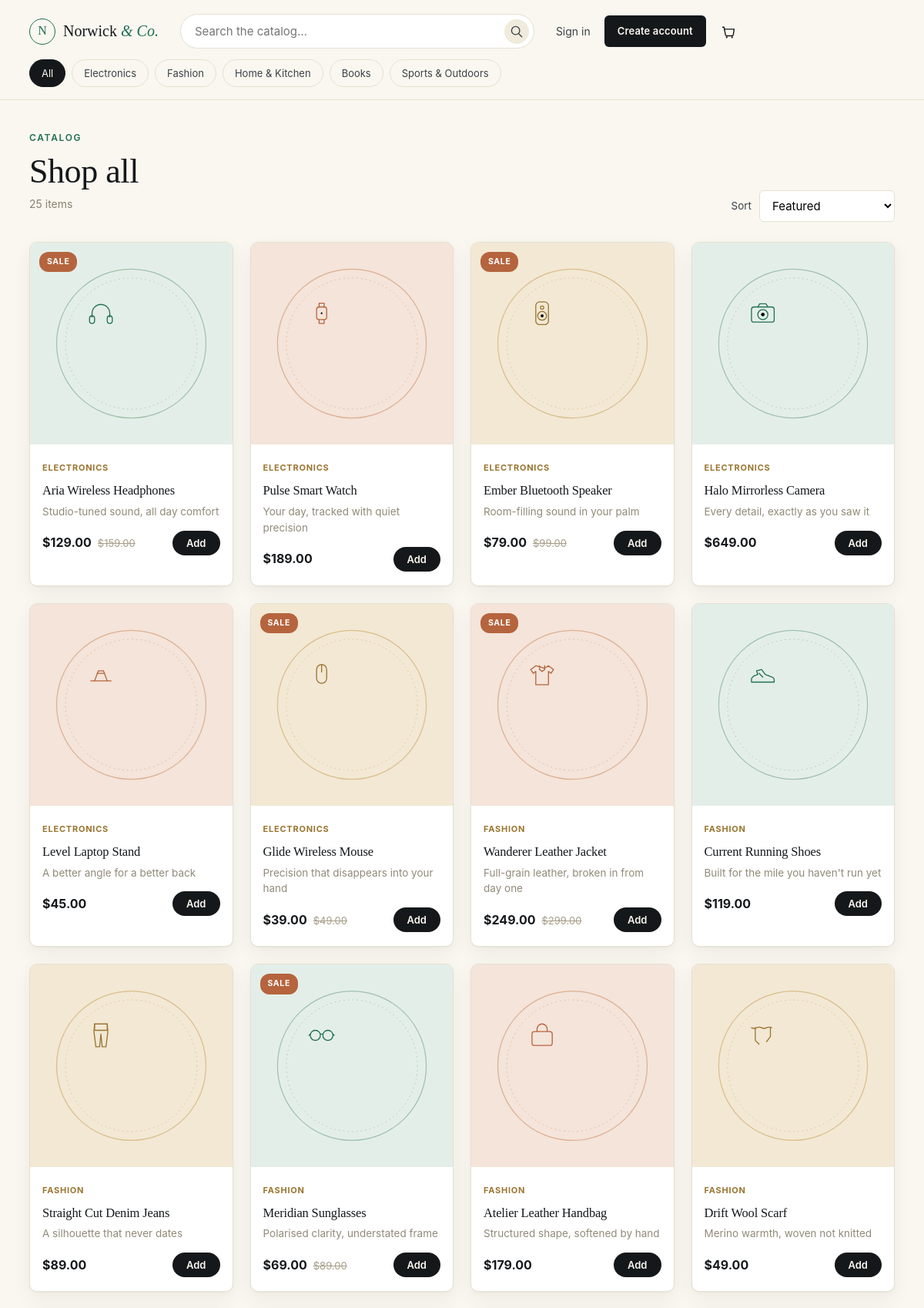
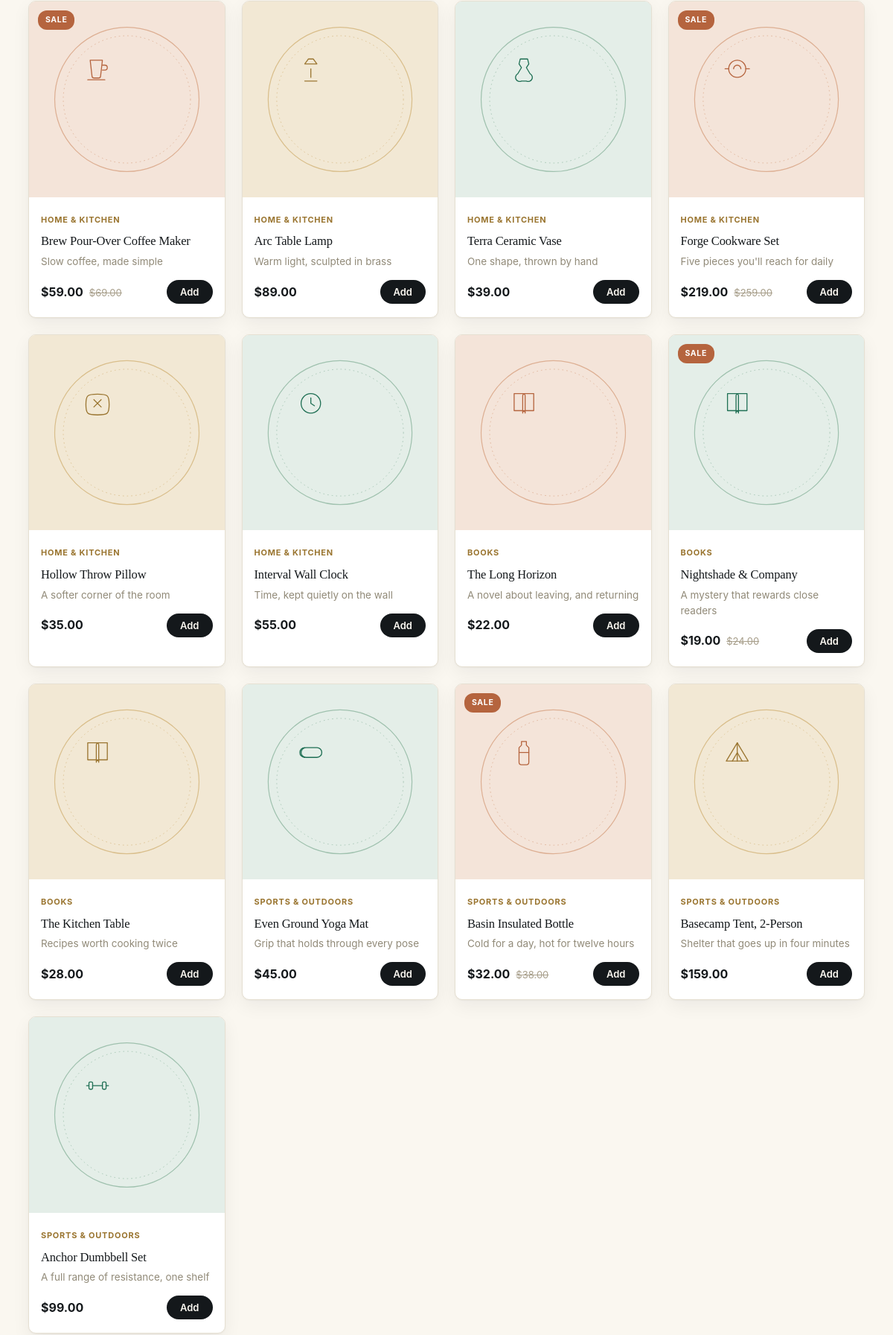
Page /shop (upper part) on the committed database (2 pictures, top to bottom).
### models.py (models this page shows)
class Product(Base):
    __tablename__ = "products"
    id = Column(Integer, primary_key=True, index=True)
    name = Column(String(150), nullable=False)
    slug = Column(String(160), unique=True, index=True, nullable=False)
    category = Column(String(80), index=True, nullable=False)
    price = Column(Float, nullable=False)
    compare_price = Column(Float, nullable=True)
    description = Column(Text, nullable=False)
    tagline = Column(String(200), nullable=False, default="")
    icon_key = Column(String(50), nullable=False)
    accent = Column(String(20), nullable=False, default="emerald")
    stock = Column(Integer, default=25)
    rating = Column(Float, default=4.5)
    reviews = Column(Integer, default=120)

### main.py (the view)
@app.get("/shop", response_class=HTMLResponse)
def shop(request: Request, db: Session = Depends(get_db), category: str = "", q: str = "", sort: str = ""):
    query = db.query(Product)
    if category and category in CATEGORIES:
        query = query.filter(Product.category == category)
    if q:
        like = f"%{q}%"
        query = query.filter(Product.name.ilike(like))
    if sort == "price_low":
        query = query.order_by(Product.price.asc())
    elif sort == "price_high":
        query = query.order_by(Product.price.desc())
    elif sort == "rating":
        query = query.order_by(Product.rating.desc())
    else:
        query = query.order_by(Product.id.asc())
    products = query.all()
    ctx = base_context(request, db, products=products, active_category=category, q=q, sort=sort)
    return templates.TemplateResponse("shop.html", ctx)

### templates/shop.html (shortened to what this page needs)
{% extends "base.html" %}
{% block content %}
<section class="wrap shop-head">
  <div>
    <span class="eyebrow">{{ 'Search results' if q else 'Catalog' }}</span>
    <h1>{{ active_category if active_category else ('Results for “' ~ q ~ '”' if q else 'Shop all') }}</h1>
    <p class="muted">{{ products|length }} item{{ '' if products|length == 1 else 's' }}</p>
  </div>
  <form class="sort-form" action="/shop" method="get">
    <label for="sort">Sort</label>
    <select name="sort" id="sort" onchange="this.form.submit()">
      <option value="" {{ 'selected' if not sort else '' }}>Featured</option>
    </select>
  </form>
</section>
<section class="wrap">
  {% if products %}
  <div class="product-grid">
    {% for p in products %}{% include "_product_card.html" %}{% endfor %}
  </div>
  {% else %}
  <div class="empty-state">
    <h3>Nothing matches yet</h3>
    <p>Try another search term, or browse the full catalog instead.</p>
    <a href="/shop" class="btn btn-ink">View all products</a>
  </div>
  {% endif %}
</section>
{% endblock %}

### templates/_product_card.html (shortened to what this page needs)
<article class="product-card">
  <a href="/product/{{ p.slug }}" class="product-card-media accent-{{ p.accent }}">
    {% if p.compare_price %}<span class="tag tag-sale">Sale</span>{% endif %}
    <img src="/static/images/products/{{ p.slug }}.svg" alt="{{ p.name }}" loading="lazy">
  </a>
  <div class="product-card-body">
    <span class="product-card-cat">{{ p.category }}</span>
    <h3 class="product-card-name"><a href="/product/{{ p.slug }}">{{ p.name }}</a></h3>
    <p class="product-card-tagline">{{ p.tagline }}</p>
    <div class="product-card-foot">
      <div class="price">
        <span class="price-now">${{ "%.2f"|format(p.price) }}</span>
        {% if p.compare_price %}<span class="price-was">${{ "%.2f"|format(p.compare_price) }}</span>{% endif %}
      </div>
      <form action="/cart/add" method="post">
        <button type="submit" class="btn-add" aria-label="Add {{ p.name }} to cart">Add</button>
      </form>
    </div>
  </div>
</article>

### static/css/style.css (style rules this page uses)
:root { --ink: #14181B; --ink-soft: #3B4147; --paper: #FAF7F0; --paper-deep: #F1EBDD; --card: #FFFFFF; --mist: #E6E0D2; --emerald: #1F6F54; --emerald-deep: #164F3C; --clay: #B5643E; --gold: #9A7530; --danger: #A23B2E; --success-bg: #E9F1EC; --font-display: Georgia, 'Iowan Old Style', 'Palatino Linotype', 'Times New Roman', serif; --font-body: -apple-system, BlinkMacSystemFont, 'Segoe UI', Helvetica, Arial, sans-serif; --radius-s: 6px; --radius-m: 10px; --radius-l: 18px; --shadow-card: 0 1px 2px rgba(20,24,27,0.04), 0 8px 24px rgba(20,24,27,0.06); --shadow-hover: 0 4px 10px rgba(20,24,27,0.06), 0 16px 32px rgba(20,24,27,0.10); }
* { box-sizing: border-box; }
html { scroll-behavior: smooth; }
body { margin: 0; background: var(--paper); color: var(--ink); font-family: var(--font-body); font-size: 16px; line-height: 1.55; -webkit-font-smoothing: antialiased; }
img { max-width: 100%; display: block; }
a { color: inherit; text-decoration: none; }
button { font-family: inherit; cursor: pointer; }
input, select { font-family: inherit; font-size: 15px; }
.wrap { max-width: 1180px; margin: 0 auto; padding: 0 28px; }
h1, h2, h3, h4 { font-family: var(--font-display); font-weight: 400; margin: 0 0 8px; letter-spacing: -0.01em; }
h1 { font-size: 44px; line-height: 1.08; }
h3 { font-size: 19px; }
p { margin: 0 0 12px; color: var(--ink-soft); }
.muted { color: #8A8272; font-size: 14px; }
.eyebrow { display: block; font-family: var(--font-body); font-size: 12px; font-weight: 600; letter-spacing: 0.14em; text-transform: uppercase; color: var(--emerald); margin-bottom: 10px; }
.btn-add { background: var(--ink); color: var(--paper); border: none; border-radius: 20px; padding: 8px 18px; font-size: 13px; font-weight: 600; transition: background .2s; }
.product-grid { display: grid; grid-template-columns: repeat(4, 1fr); gap: 22px; }
.product-card { background: var(--card); border: 1px solid var(--mist); border-radius: var(--radius-m); overflow: hidden; box-shadow: var(--shadow-card); transition: box-shadow .2s ease, transform .2s ease; }
.product-card-media { position: relative; display: block; aspect-ratio: 1 / 1; overflow: hidden; }
.product-card-media img { width: 100%; height: 100%; object-fit: cover; }
.product-card-body { padding: 16px 16px 18px; }
.product-card-cat { font-size: 11px; font-weight: 700; text-transform: uppercase; letter-spacing: 0.07em; color: var(--gold); }
.product-card-name { font-size: 16.5px; margin: 6px 0 4px; }
.product-card-tagline { font-size: 13.5px; color: #918A78; margin-bottom: 14px; }
.product-card-foot { display: flex; align-items: center; justify-content: space-between; }
.price { display: flex; align-items: baseline; gap: 8px; }
.price-now { font-weight: 700; font-size: 16px; }
.price-was { font-size: 13px; color: #A79E8A; text-decoration: line-through; }
.tag { position: absolute; top: 12px; left: 12px; font-size: 10.5px; font-weight: 700; text-transform: uppercase; letter-spacing: 0.06em; padding: 5px 10px; border-radius: 12px; z-index: 2; }
.tag-sale { background: var(--clay); color: #fff; }
.accent-emerald { background: #E4EEE8; }
.accent-clay { background: #F4E4D9; }
.accent-gold { background: #F2E8D4; }
.shop-head { display: flex; align-items: flex-end; justify-content: space-between; padding: 40px 28px 26px; flex-wrap: wrap; gap: 16px; }
.sort-form { display: flex; align-items: center; gap: 10px; font-size: 13.5px; color: var(--ink-soft); }
.sort-form select { padding: 9px 12px; border-radius: var(--radius-s); border: 1px solid var(--mist); background: var(--card); }

### rows in the picture
Product: shows "SALE", slug (picture), category "ELECTRONICS", name "Aria Wireless Headphones", tagline "Studio-tuned sound, all day comfort", price "129.00", compare_price "159.00"
Product: slug (picture), category "ELECTRONICS", name "Pulse Smart Watch", tagline "Your day, tracked with quiet precision", price "189.00"
Product: shows "SALE", slug (picture), category "ELECTRONICS", name "Ember Bluetooth Speaker", tagline "Room-filling sound in your palm", price "79.00", compare_price "99.00"
Product: slug (picture), category "ELECTRONICS", name "Halo Mirrorless Camera", tagline "Every detail, exactly as you saw it", price "649.00"
Product: slug (picture), category "ELECTRONICS", name "Level Laptop Stand", tagline "A better angle for a better back", price "45.00"
Product: shows "SALE", slug (picture), category "ELECTRONICS", name "Glide Wireless Mouse", tagline "Precision that disappears into your hand", price "39.00", compare_price "49.00"
Product: shows "SALE", slug (picture), category "FASHION", name "Wanderer Leather Jacket", tagline "Full-grain leather, broken in from day one", price "249.00", compare_price "299.00"
Product: slug (picture), category "FASHION", name "Current Running Shoes", tagline "Built for the mile you haven't run yet", price "119.00"
Product: slug (picture), category "FASHION", name "Straight Cut Denim Jeans", tagline "A silhouette that never dates", price "89.00"
Product: shows "SALE", slug (picture), category "FASHION", name "Meridian Sunglasses", tagline "Polarised clarity, understated frame", price "69.00", compare_price "89.00"
Product: slug (picture), category "FASHION", name "Atelier Leather Handbag", tagline "Structured shape, softened by hand", price "179.00"
Product: slug (picture), category "FASHION", name "Drift Wool Scarf", tagline "Merino warmth, woven not knitted", price "49.00"
Product: shows "SALE", slug (picture), category "HOME & KITCHEN", name "Brew Pour-Over Coffee Maker", tagline "Slow coffee, made simple", price "59.00", compare_price "69.00"
Product: slug (picture), category "HOME & KITCHEN", name "Arc Table Lamp", tagline "Warm light, sculpted in brass", price "89.00"
Product: slug (picture), category "HOME & KITCHEN", name "Terra Ceramic Vase", tagline "One shape, thrown by hand", price "39.00"
Product: shows "SALE", slug (picture), category "HOME & KITCHEN", name "Forge Cookware Set", tagline "Five pieces you'll reach for daily", price "219.00", compare_price "259.00"
Product: slug (picture), category "HOME & KITCHEN", name "Hollow Throw Pillow", tagline "A softer corner of the room", price "35.00"
Product: slug (picture), category "HOME & KITCHEN", name "Interval Wall Clock", tagline "Time, kept quietly on the wall", price "55.00"
Product: slug (picture), category "BOOKS", name "The Long Horizon", tagline "A novel about leaving, and returning", price "22.00"
Product: shows "SALE", slug (picture), category "BOOKS", name "Nightshade & Company", tagline "A mystery that rewards close readers", price "19.00", compare_price "24.00"
Product: slug (picture), category "BOOKS", name "The Kitchen Table", tagline "Recipes worth cooking twice", price "28.00"
Product: slug (picture), category "SPORTS & OUTDOORS", name "Even Ground Yoga Mat", tagline "Grip that holds through every pose", price "45.00"
Product: shows "SALE", slug (picture), category "SPORTS & OUTDOORS", name "Basin Insulated Bottle", tagline "Cold for a day, hot for twelve hours", price "32.00", compare_price "38.00"
Product: slug (picture), category "SPORTS & OUTDOORS", name "Basecamp Tent, 2-Person", tagline "Shelter that goes up in four minutes", price "159.00"
Product: slug (picture), category "SPORTS & OUTDOORS", name "Anchor Dumbbell Set", tagline "A full range of resistance, one shelf", price "99.00"

### other values in the picture
{{ c }} "Electronics" "Fashion" "Home & Kitchen" "Books" "Sports & Outdoors"
{{ 'Search results' if q else 'Catalog' }} "CATALOG"
{{ products|length }} "25"
{{ '' if products|length == 1 else 's' }} "s"
